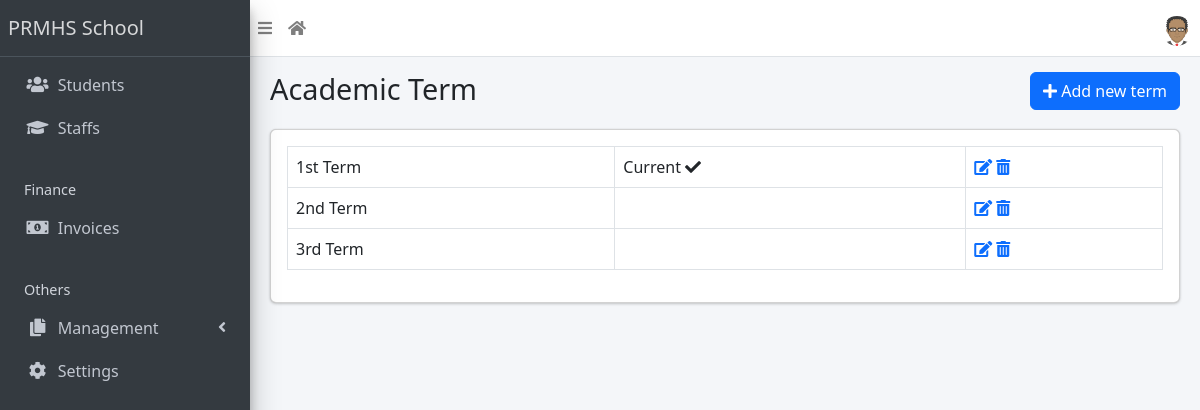
The app's page /term/list/ (signed in) with its own data.
### apps/corecode/models.py (models this page shows)
class AcademicTerm(models.Model):
    name = models.CharField(max_length=20, unique=True)
    current = models.BooleanField(default=True)
    class Meta:
        ordering = ["name"]
    def __str__(self):
        return self.name

### apps/corecode/views.py (the view)
# urls.py: path("term/list/", TermListView.as_view(), name="terms"),
class TermListView(LoginRequiredMixin, SuccessMessageMixin, ListView):
    model = AcademicTerm
    template_name = "corecode/term_list.html"
    def get_context_data(self, **kwargs):
        context = super().get_context_data(**kwargs)
        context["form"] = AcademicTermForm()
        return context

### apps/corecode/context_processors.py (called while the page is built)
def site_defaults(request):
    current_session = AcademicSession.objects.get(current=True)
    current_term = AcademicTerm.objects.get(current=True)
    vals = SiteConfig.objects.all()
    contexts = {
        "current_session": current_session.name,
        "current_term": current_term.name,
    }
    for val in vals:
        contexts[val.key] = val.value
    return contexts

### apps/corecode/templates/corecode/term_list.html (shortened to what this page needs)
{% extends 'base.html' %}
{% load widget_tweaks %}
{% block title %}
Academic Term
{% endblock title %}
{% block breadcrumb %}
  <a class="btn btn-primary" href="#" data-toggle="modal" data-target="#modal1">
    <i class="fa fa-plus"></i>
    Add new term
  </a>
{% endblock breadcrumb %}
{% block content %}
  <div class="row">
    <div class="col-sm-12">
        <table class="table table-bordered">
          <tbody>
            {% for object in object_list %}
            <tr>
              <td>{{ object }}</td>
              <td>
                {% if object.current == True %}
                  Current <i class="fa fa-check"></i>
                {% endif %}
              </td>
              <td><a href="{% url 'term-update' object.id %}"><i
                    class="fa fa-edit"></i></a> <a
                  href="{% url 'term-delete' object.id %}"><i
                    class="fa fa-trash-alt"></i></a></td>
            </tr>
            {% endfor %}
          </tbody>
        </table>
    </div>
  </div>
{% endblock content %}

### records on screen
AcademicTerm: name "1st Term", current "Current"
AcademicTerm: name "2nd Term"
AcademicTerm: name "3rd Term"

### other values on screen
{{ School_name | default:"PRMHS School" }} "PRMHS School"
